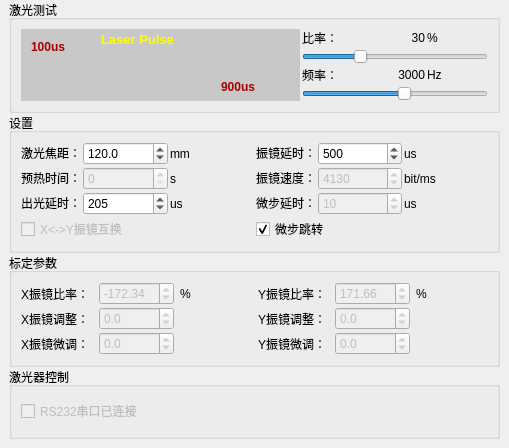
   <widget class="QWidget" name="w_para_laser">
    <property name="geometry">
     <rect>
      <x>0</x>
      <y>0</y>
      <width>509</width>
      <height>448</height>
     </rect>
    </property>
    <layout class="QVBoxLayout" name="verticalLayout_3">
     <property name="spacing">
      <number>0</number>
     </property>
     <property name="leftMargin">
      <number>9</number>
     </property>
     <property name="topMargin">
      <number>0</number>
     </property>
     <property name="rightMargin">
      <number>9</number>
     </property>
     <property name="bottomMargin">
      <number>9</number>
     </property>
     <item>
      <widget class="QGroupBox" name="gb_la_test">
       <property name="title">
        <string>激光测试</string>
       </property>
       <layout class="QHBoxLayout" name="horizontalLayout_3" stretch="3,2">
        <property name="spacing">
         <number>2</number>
        </property>
        <item>
         <widget class="QWidget" name="w_laser_pulse" native="true">
          <property name="styleSheet">
           <string notr="true">background-color: rgb(200, 200, 200);</string>
          </property>
          <widget class="QLabel" name="lb_laser_pulse_title">
           <property name="geometry">
            <rect>
             <x>80</x>
             <y>0</y>
             <width>101</width>
             <height>20</height>
            </rect>
           </property>
           <property name="font">
            <font>
             <pointsize>10</pointsize>
             <weight>75</weight>
             <bold>true</bold>
            </font>
           </property>
           <property name="styleSheet">
            <string notr="true">color: rgb(255, 255, 0);</string>
           </property>
           <property name="text">
            <string>Laser Pulse</string>
           </property>
          </widget>
          <widget class="QLabel" name="lb_highPulseTime">
           <property name="geometry">
            <rect>
             <x>10</x>
             <y>10</y>
             <width>61</width>
             <height>16</height>
            </rect>
           </property>
           <property name="font">
            <font>
             <weight>75</weight>
             <bold>true</bold>
            </font>
           </property>
           <property name="styleSheet">
            <string notr="true">color: rgb(170, 0, 0);</string>
           </property>
           <property name="text">
            <string>100us</string>
           </property>
          </widget>
          <widget class="QLabel" name="lb_lowPulseTime">
           <property name="enabled">
            <bool>true</bool>
           </property>
           <property name="geometry">
            <rect>
             <x>200</x>
             <y>50</y>
             <width>61</width>
             <height>16</height>
            </rect>
           </property>
           <property name="font">
            <font>
             <weight>75</weight>
             <bold>true</bold>
            </font>
           </property>
           <property name="styleSheet">
            <string notr="true">color: rgb(170, 0, 0);</string>
           </property>
           <property name="text">
            <string>900us</string>
           </property>
          </widget>
         </widget>
        </item>
        <item>
         <layout class="QVBoxLayout" name="ly_la_test_r_f">
          <property name="spacing">
           <number>2</number>
          </property>
          <item>
           <layout class="QHBoxLayout" name="ly_test_r">
            <item>
             <widget class="QLabel" name="lb_test_r">
              <property name="text">
               <string>比率：</string>
              </property>
             </widget>
            </item>
            <item>
             <widget class="QLabel" name="lb_laserRatio">
              <property name="text">
               <string>30</string>
              </property>
              <property name="alignment">
               <set>Qt::AlignRight|Qt::AlignTrailing|Qt::AlignVCenter</set>
              </property>
             </widget>
            </item>
            <item>
             <widget class="QLabel" name="lb_laser_r_v_2">
              <property name="text">
               <string>%</string>
              </property>
             </widget>
            </item>
           </layout>
          </item>
          <item>
           <widget class="QSlider" name="s_laserRatio">
            <property name="maximum">
             <number>100</number>
            </property>
            <property name="value">
             <number>30</number>
            </property>
            <property name="sliderPosition">
             <number>30</number>
            </property>
            <property name="orientation">
             <enum>Qt::Horizontal</enum>
            </property>
            <property name="tickPosition">
             <enum>QSlider::NoTicks</enum>
            </property>
            <property name="tickInterval">
             <number>0</number>
            </property>
           </widget>
          </item>
          <item>
           <layout class="QHBoxLayout" name="ly_test_f">
            <item>
             <widget class="QLabel" name="lb_test_f">
              <property name="text">
               <string>频率：</string>
              </property>
             </widget>
            </item>
            <item>
             <widget class="QLabel" name="lb_laserFrequency">
              <property name="text">
               <string>3000</string>
              </property>
              <property name="alignment">
               <set>Qt::AlignRight|Qt::AlignTrailing|Qt::AlignVCenter</set>
              </property>
             </widget>
            </item>
            <item>
             <widget class="QLabel" name="lb_test_f2">
              <property name="text">
               <string>Hz</string>
              </property>
             </widget>
            </item>
           </layout>
          </item>
          <item>
           <widget class="QSlider" name="s_laserFrequency">
            <property name="minimum">
             <number>500</number>
            </property>
            <property name="maximum">
             <number>5000</number>
            </property>
            <property name="pageStep">
             <number>100</number>
            </property>
            <property name="value">
             <number>3000</number>
            </property>
            <property name="orientation">
             <enum>Qt::Horizontal</enum>
            </property>
           </widget>
          </item>
         </layout>
        </item>
       </layout>
      </widget>
     </item>
     <item>
      <widget class="QGroupBox" name="gb_la_set">
       <property name="title">
        <string>设置</string>
       </property>
       <layout class="QVBoxLayout" name="verticalLayout_5">
        <property name="spacing">
         <number>2</number>
        </property>
        <property name="leftMargin">
         <number>9</number>
        </property>
        <property name="rightMargin">
         <number>9</number>
        </property>
        <item>
         <layout class="QHBoxLayout" name="ly_la_set_t">
          <property name="spacing">
           <number>2</number>
          </property>
          <item>
           <layout class="QGridLayout" name="ly_la_set_l">
            <item row="0" column="2">
             <widget class="QLabel" name="lb_set_lpoint2">
              <property name="text">
               <string>mm</string>
              </property>
             </widget>
            </item>
            <item row="0" column="0">
             <widget class="QLabel" name="lb_set_lpoint">
              <property name="sizePolicy">
               <sizepolicy hsizetype="Fixed" vsizetype="Fixed">
                <horstretch>0</horstretch>
                <verstretch>0</verstretch>
               </sizepolicy>
              </property>
              <property name="text">
               <string>激光焦距：</string>
              </property>
             </widget>
            </item>
            <item row="1" column="2">
             <widget class="QLabel" name="lb_set_ltime2">
              <property name="text">
               <string>s</string>
              </property>
             </widget>
            </item>
            <item row="2" column="0">
             <widget class="QLabel" name="lb_set_ldelay">
              <property name="sizePolicy">
               <sizepolicy hsizetype="Fixed" vsizetype="Fixed">
                <horstretch>0</horstretch>
                <verstretch>0</verstretch>
               </sizepolicy>
              </property>
              <property name="text">
               <string>出光延时：</string>
              </property>
             </widget>
            </item>
            <item row="1" column="0">
             <widget class="QLabel" name="lb_set_ltime">
              <property name="sizePolicy">
               <sizepolicy hsizetype="Fixed" vsizetype="Fixed">
                <horstretch>0</horstretch>
                <verstretch>0</verstretch>
               </sizepolicy>
              </property>
              <property name="text">
               <string>预热时间：</string>
              </property>
             </widget>
            </item>
            <item row="2" column="2">
             <widget class="QLabel" name="lb_set_ldelay2">
              <property name="text">
               <string>us</string>
              </property>
             </widget>
            </item>
            <item row="0" column="1">
             <widget class="QDoubleSpinBox" name="dsb_focalLength">
              <property name="enabled">
               <bool>true</bool>
              </property>
              <property name="decimals">
               <number>1</number>
              </property>
              <property name="maximum">
               <double>999.000000000000000</double>
              </property>
              <property name="value">
               <double>120.000000000000000</double>
              </property>
             </widget>
            </item>
            <item row="1" column="1">
             <widget class="QSpinBox" name="sb_laserSimmerTime">
              <property name="enabled">
               <bool>false</bool>
              </property>
              <property name="maximum">
               <number>999999</number>
              </property>
              <property name="value">
               <number>0</number>
              </property>
             </widget>
            </item>
            <item row="2" column="1">
             <widget class="QSpinBox" name="sb_laserDelay">
              <property name="enabled">
               <bool>true</bool>
              </property>
              <property name="maximum">
               <number>999999</number>
              </property>
              <property name="value">
               <number>205</number>
              </property>
             </widget>
            </item>
           </layout>
          </item>
          <item>
           <layout class="QGridLayout" name="ly_la_set_r">
            <item row="0" column="0">
             <widget class="QLabel" name="lb_set_sdelay">
              <property name="sizePolicy">
               <sizepolicy hsizetype="Fixed" vsizetype="Fixed">
                <horstretch>0</horstretch>
                <verstretch>0</verstretch>
               </sizepolicy>
              </property>
              <property name="text">
               <string>振镜延时：</string>
              </property>
             </widget>
            </item>
            <item row="0" column="2">
             <widget class="QLabel" name="lb_set_sdelay2">
              <property name="text">
               <string>us</string>
              </property>
             </widget>
            </item>
            <item row="1" column="0">
             <widget class="QLabel" name="lb_set_sv">
              <property name="sizePolicy">
               <sizepolicy hsizetype="Fixed" vsizetype="Fixed">
                <horstretch>0</horstretch>
                <verstretch>0</verstretch>
               </sizepolicy>
              </property>
              <property name="text">
               <string>振镜速度：</string>
              </property>
             </widget>
            </item>
            <item row="1" column="2">
             <widget class="QLabel" name="lb_set_sv2">
              <property name="text">
               <string>bit/ms</string>
              </property>
             </widget>
            </item>
            <item row="2" column="0">
             <widget class="QLabel" name="lb_set_udelay">
              <property name="sizePolicy">
               <sizepolicy hsizetype="Fixed" vsizetype="Fixed">
                <horstretch>0</horstretch>
                <verstretch>0</verstretch>
               </sizepolicy>
              </property>
              <property name="text">
               <string>微步延时：</string>
              </property>
             </widget>
            </item>
            <item row="2" column="2">
             <widget class="QLabel" name="lb_set_udelay2">
              <property name="text">
               <string>us</string>
              </property>
             </widget>
            </item>
            <item row="0" column="1">
             <widget class="QSpinBox" name="sb_scannerDelay">
              <property name="enabled">
               <bool>true</bool>
              </property>
              <property name="maximum">
               <number>999999</number>
              </property>
              <property name="value">
               <number>500</number>
              </property>
             </widget>
            </item>
            <item row="1" column="1">
             <widget class="QSpinBox" name="sb_scannerSpeed">
              <property name="enabled">
               <bool>false</bool>
              </property>
              <property name="maximum">
               <number>9999999</number>
              </property>
              <property name="value">
               <number>4130</number>
              </property>
             </widget>
            </item>
            <item row="2" column="1">
             <widget class="QSpinBox" name="sb_microStepDelay">
              <property name="enabled">
               <bool>false</bool>
              </property>
              <property name="maximum">
               <number>999999</number>
              </property>
              <property name="value">
               <number>10</number>
              </property>
             </widget>
            </item>
           </layout>
          </item>
         </layout>
        </item>
        <item>
         <layout class="QHBoxLayout" name="ly_la_set_b">
          <item>
           <widget class="QCheckBox" name="cb_exchangeXYScanner">
            <property name="enabled">
             <bool>false</bool>
            </property>
            <property name="text">
             <string>X&lt;-&gt;Y振镜互换</string>
            </property>
           </widget>
          </item>
          <item>
           <widget class="QCheckBox" name="cb_stepOverMicroStep">
            <property name="text">
             <string>微步跳转</string>
            </property>
            <property name="checked">
             <bool>true</bool>
            </property>
           </widget>
          </item>
         </layout>
        </item>
       </layout>
      </widget>
     </item>
     <item>
      <widget class="QGroupBox" name="gb_la_para">
       <property name="title">
        <string>标定参数</string>
       </property>
       <layout class="QGridLayout" name="gridLayout">
        <property name="verticalSpacing">
         <number>2</number>
        </property>
        <item row="0" column="2">
         <widget class="QLabel" name="lb_la_r_X2">
          <property name="text">
           <string>%</string>
          </property>
         </widget>
        </item>
        <item row="0" column="3">
         <widget class="QLabel" name="lb_la_r_Y">
          <property name="text">
           <string>Y振镜比率：</string>
          </property>
         </widget>
        </item>
        <item row="0" column="0">
         <widget class="QLabel" name="lb_la_r_X">
          <property name="text">
           <string>X振镜比率：</string>
          </property>
         </widget>
        </item>
        <item row="3" column="3">
         <widget class="QLabel" name="lb_la_u_Y">
          <property name="text">
           <string>Y振镜微调：</string>
          </property>
         </widget>
        </item>
        <item row="3" column="0">
         <widget class="QLabel" name="lb_la_u_X">
          <property name="text">
           <string>X振镜微调：</string>
          </property>
         </widget>
        </item>
        <item row="2" column="3">
         <widget class="QLabel" name="lb_la_v_X">
          <property name="text">
           <string>Y振镜调整：</string>
          </property>
         </widget>
        </item>
        <item row="2" column="0">
         <widget class="QLabel" name="lb_la_v_X_2">
          <property name="text">
           <string>X振镜调整：</string>
          </property>
         </widget>
        </item>
        <item row="0" column="5">
         <widget class="QLabel" name="lb_la_r_Y2">
          <property name="text">
           <string>%</string>
          </property>
         </widget>
        </item>
        <item row="0" column="1">
         <widget class="QDoubleSpinBox" name="dsb_scannerRatioX">
          <property name="enabled">
           <bool>false</bool>
          </property>
          <property name="decimals">
           <number>2</number>
          </property>
          <property name="minimum">
           <double>-9999.000000000000000</double>
          </property>
          <property name="maximum">
           <double>9999.000000000000000</double>
          </property>
          <property name="value">
           <double>-172.340000000000003</double>
          </property>
         </widget>
        </item>
        <item row="0" column="4">
         <widget class="QDoubleSpinBox" name="dsb_scannerRatioY">
          <property name="enabled">
           <bool>false</bool>
          </property>
          <property name="decimals">
           <number>2</number>
          </property>
          <property name="minimum">
           <double>-9999.000000000000000</double>
          </property>
          <property name="maximum">
           <double>9999.000000000000000</double>
          </property>
          <property name="value">
           <double>171.659999999999997</double>
          </property>
         </widget>
        </item>
        <item row="2" column="1">
         <widget class="QDoubleSpinBox" name="dsb_scannerAdjustX">
          <property name="enabled">
           <bool>false</bool>
          </property>
          <property name="decimals">
           <number>1</number>
          </property>
          <property name="minimum">
           <double>-999.000000000000000</double>
          </property>
          <property name="maximum">
           <double>999.000000000000000</double>
          </property>
          <property name="value">
           <double>0.000000000000000</double>
          </property>
         </widget>
        </item>
        <item row="2" column="4">
         <widget class="QDoubleSpinBox" name="dsb_scannerAdjustY">
          <property name="enabled">
           <bool>false</bool>
          </property>
          <property name="decimals">
           <number>1</number>
          </property>
          <property name="minimum">
           <double>-999.000000000000000</double>
          </property>
          <property name="maximum">
           <double>999.000000000000000</double>
          </property>
          <property name="value">
           <double>0.000000000000000</double>
          </property>
         </widget>
        </item>
        <item row="3" column="1">
         <widget class="QDoubleSpinBox" name="dsb_scannerPlatformAdjustX">
          <property name="enabled">
           <bool>false</bool>
          </property>
          <property name="decimals">
           <number>1</number>
          </property>
          <property name="minimum">
           <double>-999.000000000000000</double>
          </property>
          <property name="maximum">
           <double>999.000000000000000</double>
          </property>
          <property name="value">
           <double>0.000000000000000</double>
          </property>
         </widget>
        </item>
        <item row="3" column="4">
         <widget class="QDoubleSpinBox" name="dsb_scannerPlatformAdjustY">
          <property name="enabled">
           <bool>false</bool>
          </property>
          <property name="decimals">
           <number>1</number>
          </property>
          <property name="minimum">
           <double>-999.000000000000000</double>
          </property>
          <property name="maximum">
           <double>999.000000000000000</double>
          </property>
          <property name="value">
           <double>0.000000000000000</double>
          </property>
         </widget>
        </item>
       </layout>
      </widget>
     </item>
     <item>
      <widget class="QGroupBox" name="gb_la_ctrl">
       <property name="title">
        <string>激光器控制</string>
       </property>
       <layout class="QHBoxLayout" name="horizontalLayout_4">
        <property name="topMargin">
         <number>0</number>
        </property>
        <property name="bottomMargin">
         <number>0</number>
        </property>
        <item>
         <widget class="QCheckBox" name="cb_la_r232">
          <property name="enabled">
           <bool>false</bool>
          </property>
          <property name="text">
           <string>RS232串口已连接</string>
          </property>
         </widget>
        </item>
       </layout>
      </widget>
     </item>
    </layout>
    <zorder>gb_la_test</zorder>
    <zorder>gb_la_para</zorder>
    <zorder>gb_la_ctrl</zorder>
    <zorder>gb_la_set</zorder>
   </widget>
